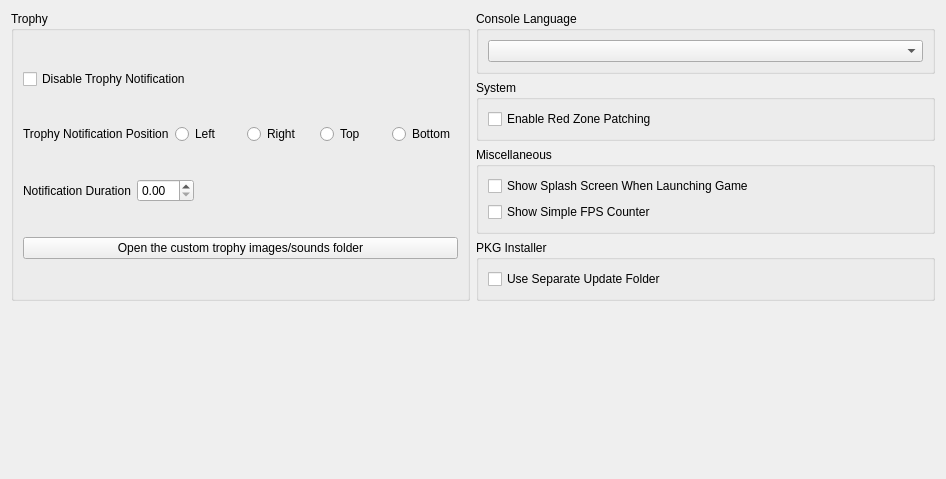
      <widget class="QWidget" name="generalTabContents">
       <property name="geometry">
        <rect>
         <x>0</x>
         <y>0</y>
         <width>946</width>
         <height>479</height>
        </rect>
       </property>
       <layout class="QVBoxLayout" name="generalTabVLayout" stretch="0,0">
        <item>
         <layout class="QHBoxLayout" name="horizontalLayout_8">
          <item>
           <layout class="QVBoxLayout" name="systemTabLayoutLeft">
            <property name="spacing">
             <number>6</number>
            </property>
            <property name="bottomMargin">
             <number>0</number>
            </property>
            <item>
             <widget class="QGroupBox" name="trophyGroupBox">
              <property name="sizePolicy">
               <sizepolicy hsizetype="Expanding" vsizetype="Preferred">
                <horstretch>0</horstretch>
                <verstretch>0</verstretch>
               </sizepolicy>
              </property>
              <property name="title">
               <string>Trophy</string>
              </property>
              <layout class="QVBoxLayout" name="userNameLayout_2">
               <item>
                <widget class="QCheckBox" name="disableTrophycheckBox">
                 <property name="text">
                  <string>Disable Trophy Notification</string>
                 </property>
                </widget>
               </item>
               <item>
                <layout class="QHBoxLayout" name="horizontalLayout_SidePopUps">
                 <property name="bottomMargin">
                  <number>0</number>
                 </property>
                 <item>
                  <widget class="QLabel" name="label_SidePopUps">
                   <property name="sizePolicy">
                    <sizepolicy hsizetype="Maximum" vsizetype="Preferred">
                     <horstretch>0</horstretch>
                     <verstretch>0</verstretch>
                    </sizepolicy>
                   </property>
                   <property name="text">
                    <string>Trophy Notification Position</string>
                   </property>
                  </widget>
                 </item>
                 <item>
                  <widget class="QRadioButton" name="radioButton_Left">
                   <property name="text">
                    <string>Left</string>
                   </property>
                  </widget>
                 </item>
                 <item>
                  <widget class="QRadioButton" name="radioButton_Right">
                   <property name="text">
                    <string>Right</string>
                   </property>
                  </widget>
                 </item>
                 <item>
                  <widget class="QRadioButton" name="radioButton_Top">
                   <property name="text">
                    <string>Top</string>
                   </property>
                  </widget>
                 </item>
                 <item>
                  <widget class="QRadioButton" name="radioButton_Bottom">
                   <property name="text">
                    <string>Bottom</string>
                   </property>
                  </widget>
                 </item>
                </layout>
               </item>
               <item>
                <layout class="QHBoxLayout" name="horizontalLayout_PopUpsDuration">
                 <property name="bottomMargin">
                  <number>0</number>
                 </property>
                 <item>
                  <widget class="QLabel" name="label_PopUpDuration">
                   <property name="sizePolicy">
                    <sizepolicy hsizetype="Maximum" vsizetype="Preferred">
                     <horstretch>0</horstretch>
                     <verstretch>0</verstretch>
                    </sizepolicy>
                   </property>
                   <property name="text">
                    <string>Notification Duration</string>
                   </property>
                  </widget>
                 </item>
                 <item>
                  <widget class="QDoubleSpinBox" name="popUpDurationSpinBox"/>
                 </item>
                 <item>
                  <spacer name="horizontalSpacer_4">
                   <property name="orientation">
                    <enum>Qt::Orientation::Horizontal</enum>
                   </property>
                   <property name="sizeHint" stdset="0">
                    <size>
                     <width>40</width>
                     <height>20</height>
                    </size>
                   </property>
                  </spacer>
                 </item>
                </layout>
               </item>
               <item>
                <widget class="QPushButton" name="OpenCustomTrophyLocationButton">
                 <property name="text">
                  <string>Open the custom trophy images/sounds folder</string>
                 </property>
                </widget>
               </item>
              </layout>
             </widget>
            </item>
           </layout>
          </item>
          <item>
           <layout class="QVBoxLayout" name="verticalLayout_17">
            <item>
             <widget class="QGroupBox" name="consoleLanguageGroupBox">
              <property name="sizePolicy">
               <sizepolicy hsizetype="Expanding" vsizetype="Preferred">
                <horstretch>0</horstretch>
                <verstretch>0</verstretch>
               </sizepolicy>
              </property>
              <property name="title">
               <string>Console Language</string>
              </property>
              <layout class="QVBoxLayout" name="verticalLayout_consoleLanguage">
               <item>
                <widget class="QComboBox" name="consoleLanguageComboBox"/>
               </item>
              </layout>
             </widget>
            </item>
            <item>
             <widget class="QGroupBox" name="groupBox_2">
              <property name="title">
               <string>System</string>
              </property>
              <layout class="QVBoxLayout" name="verticalLayout_22">
               <item>
                <widget class="QCheckBox" name="redZoneCheckBox">
                 <property name="text">
                  <string>Enable Red Zone Patching</string>
                 </property>
                </widget>
               </item>
              </layout>
             </widget>
            </item>
            <item>
             <widget class="QGroupBox" name="emulatorSettingsGroupBox">
              <property name="sizePolicy">
               <sizepolicy hsizetype="Expanding" vsizetype="Preferred">
                <horstretch>0</horstretch>
                <verstretch>0</verstretch>
               </sizepolicy>
              </property>
              <property name="title">
               <string>Miscellaneous</string>
              </property>
              <property name="flat">
               <bool>false</bool>
              </property>
              <property name="checkable">
               <bool>false</bool>
              </property>
              <layout class="QVBoxLayout" name="verticalLayout_2">
               <item>
                <widget class="QCheckBox" name="showSplashCheckBox">
                 <property name="text">
                  <string>Show Splash Screen When Launching Game</string>
                 </property>
                </widget>
               </item>
               <item>
                <widget class="QCheckBox" name="showFpsCounterCheckBox">
                 <property name="text">
                  <string>Show Simple FPS Counter</string>
                 </property>
                </widget>
               </item>
              </layout>
             </widget>
            </item>
            <item>
             <widget class="QGroupBox" name="pkgGroupBox">
              <property name="title">
               <string>PKG Installer</string>
              </property>
              <layout class="QVBoxLayout" name="verticalLayout_7">
               <item>
                <widget class="QCheckBox" name="separateUpdateCheckBox">
                 <property name="sizePolicy">
                  <sizepolicy hsizetype="Minimum" vsizetype="Fixed">
                   <horstretch>0</horstretch>
                   <verstretch>0</verstretch>
                  </sizepolicy>
                 </property>
                 <property name="text">
                  <string>Use Separate Update Folder</string>
                 </property>
                </widget>
               </item>
              </layout>
             </widget>
            </item>
           </layout>
          </item>
         </layout>
        </item>
        <item>
         <spacer name="verticalSpacer_3">
          <property name="orientation">
           <enum>Qt::Orientation::Vertical</enum>
          </property>
          <property name="sizeHint" stdset="0">
           <size>
            <width>20</width>
            <height>40</height>
           </size>
          </property>
         </spacer>
        </item>
       </layout>
      </widget>
